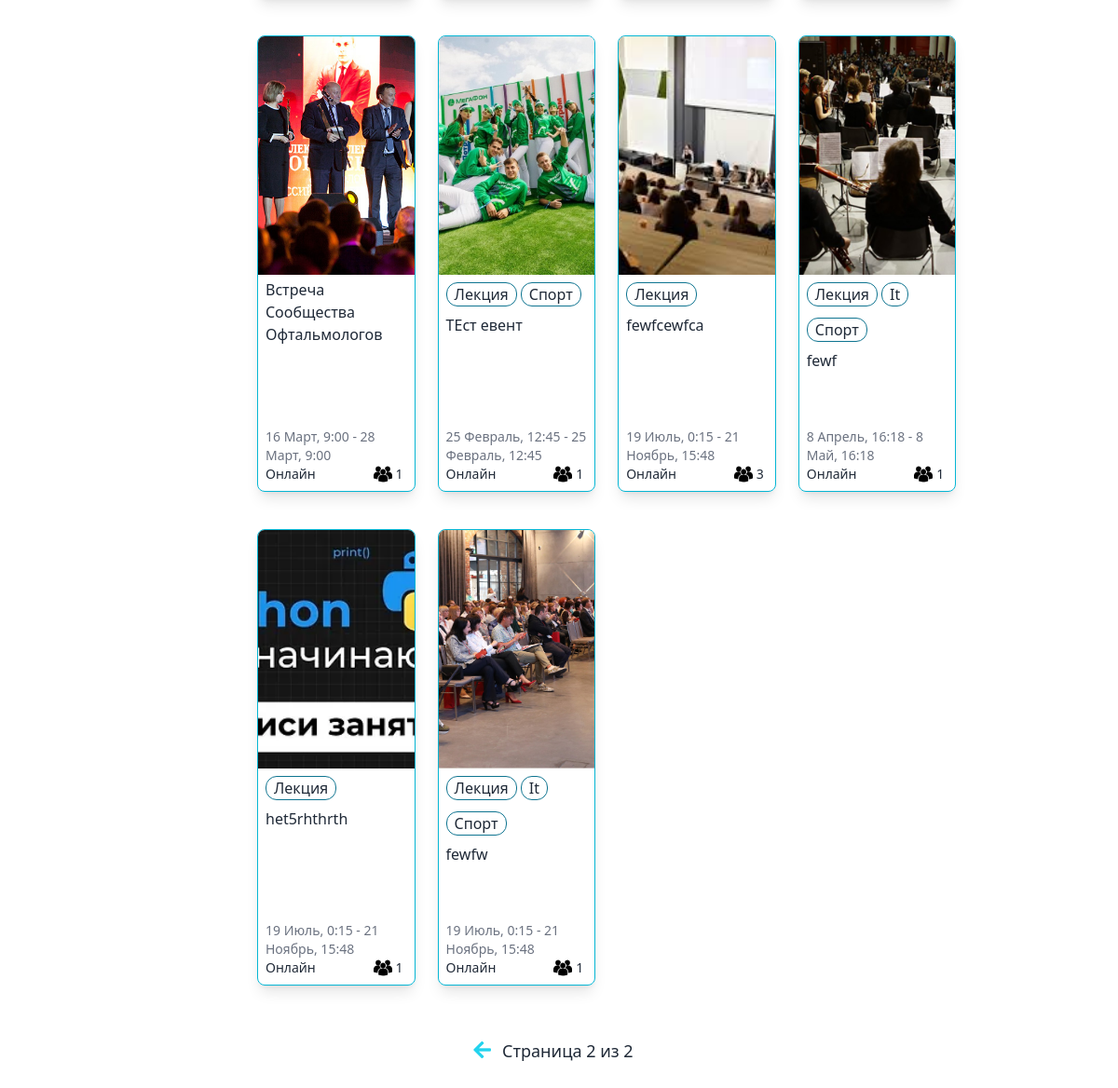
The app's page /events?page=2 (lower part), older data.
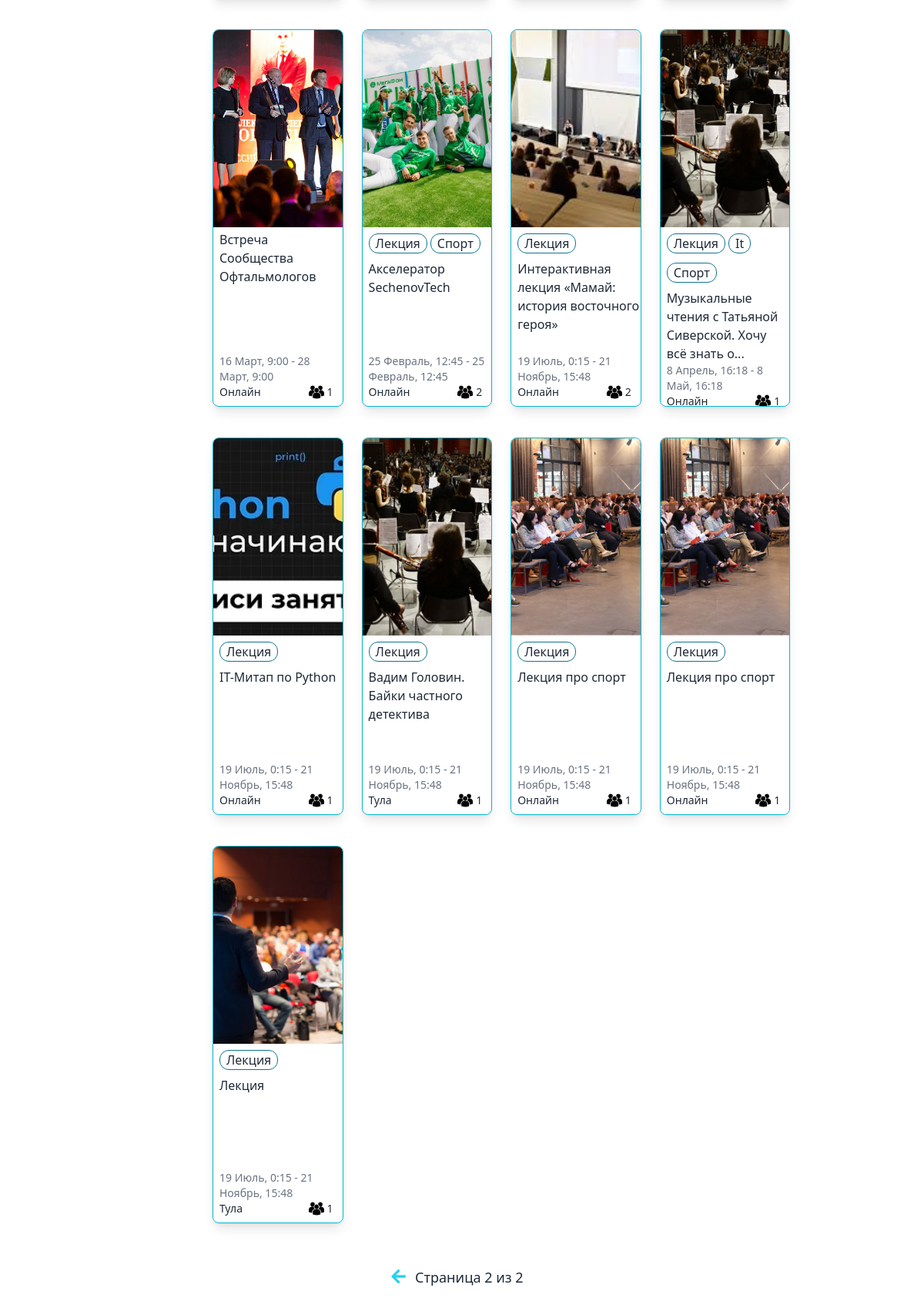
The same page, newer data.
### events/models.py (models this page shows, shortened)
class Event(core_models.TimeStampedModel):
    class Meta:
        verbose_name = 'Мероприятие'
        verbose_name_plural = 'Мероприятия'
    title = models.CharField(max_length=100, verbose_name="название")
    description = models.TextField(blank=True, null=True, verbose_name="описание")
    online = models.BooleanField(default=True, verbose_name="онлайн")
    city = models.CharField(max_length=60, null=True, verbose_name="город")
    street = models.CharField(blank=True, null=True, max_length=100, verbose_name="улица")
    time_start = models.DateTimeField(verbose_name="время начала")
    time_end = models.DateTimeField(blank=True, null=True, verbose_name="время конца")
    tags = models.ManyToManyField("Tag", related_name="events", blank=True, verbose_name="теги")
    participants = models.ManyToManyField(
        User, related_name="events", blank=True, verbose_name="участники")
    preview = models.ImageField(upload_to="event_photo", blank=True, null=True, verbose_name="превью")
    host = models.ForeignKey(User, on_delete=models.CASCADE, null=True, verbose_name="организатор")

class Tag(core_models.TimeStampedModel):
    class Meta:
        verbose_name = 'Тег'
        verbose_name_plural = 'Теги'
    title = models.CharField(max_length=30, verbose_name="название")

### events/views.py (the view)
# urls.py: path('events', views.EventListView.as_view(), name="list"),
class EventListView(ListView):
    model = models.Event
    paginate_by = 12
    paginate_orphans = 5
    page_kwarg = "page"
    ordering = "created"
    context_object_name = "events"
    template_name = "events/event_list.html"

### templates/events/event_list.html (shortened to what this page needs)
{% extends 'base.html' %}
{% load static i18n %}
{% block content %}
    <div class="container mx-auto mt-8 pt-5">
        <div class="flex flex-wrap mb-10 ml-16 pl-28">
            {% for event in events  %}
                {% include 'mixins/event/event_card.html' with event=event %}
            {% endfor %}
        </div>
        <div class="flex items-center justify-center mx-auto container pb-10 -mt-6">
            {% if page_obj.has_previous %}
                <a href="?page={{page_obj.previous_page_number}}" class="text-cyan-400">
                    <i class="fas fa-arrow-left fa-lg"></i>
                </a>
            {% endif %}
            <span class="mx-3 font-medium text-lg">
            </span>
        </div>
    </div>
{% endblock content %}

### templates/mixins/event/event_card.html
{% load static %}
<div style="height: 490px" class="w-1/5 overflow-hidden mb-10 mx-3 rounded-lg border border-cyan-500 shadow-lg">
    <div>
        <a href="{% url 'events:detail' event.pk %}">
            {% if event.preview %}
            <div class="w-full h-64 bg-center bg-cover" style="background-image: url({{ event.preview.url }})"></div>
            {% endif %}
        </a>
    </div>
    <div style="height: 14rem" class="ml-2 mb-2 flex flex-col">
        <div class="flex flex-wrap">
            {% for tag in event.tags.all %}
            <div class="border border-cyan-700 rounded-xl mt-2 mb-1 px-2 mr-1">
                {{tag.title}}
            </div>
            {% endfor %}
        </div>
        <div>
        <h4 class="block mt-1">
            {{ event.title }}
        </h4>
        </div>
        <div style="" class="mt-auto text-sm">
            <div class="text-gray-500">
                {{event.time_start|date:"j F, G:i"}} - {{event.time_end|date:"j F, G:i"}}
            </div>
            <div class="flex flex-row">
                {% if event.online %}
                    Онлайн
                {% else %}
                    <span>
                        {{event.city}}
                    </span>
                {% endif %}
                <img class="w-5 h-5 ml-auto" src="{% static 'ppl.png' %}" alt=""/>
                <span class="ml-1 mr-3">
                    {{ event.participants.count }}
                </span>
            </div>
        </div>
    </div>
</div>

Row changes from the older to the newer data that the page shows:
removed Event: preview (picture), title "fewfw", time_start "19 Июль, 0:15", time_end "21 Ноябрь, 15:48", online "Онлайн", participants.count "1", Tag (title "Лекция"), Tag (title "It"), Tag (title "Спорт")
changed Event "25 Февраль, 12:45": title "ТЕст евент" → "Акселератор SechenovTech"; participants.count "1" → "2"
changed Event: title "fewfcewfca" → "Интерактивная лекция «Мамай: история восточного героя»"; participants.count "3" → "2"
changed Event "8 Апрель, 16:18": title "fewf" → "Музыкальные чтения с Татьяной Сиверской. Хочу всё знать о..."
changed Event: title "het5rhthrth" → "IT-Митап по Python"
added Event: preview (picture), title "Вадим Головин. Байки частного детектива", time_start "19 Июль, 0:15", time_end "21 Ноябрь, 15:48", city "Тула", participants.count "1", Tag (title "Лекция")
added Event: preview (picture), title "Лекция про спорт", time_start "19 Июль, 0:15", time_end "21 Ноябрь, 15:48", online "Онлайн", participants.count "1", Tag (title "Лекция")
added Event: preview (picture), title "Лекция про спорт", time_start "19 Июль, 0:15", time_end "21 Ноябрь, 15:48", online "Онлайн", participants.count "1", Tag (title "Лекция")
added Event: preview (picture), title "Лекция", time_start "19 Июль, 0:15", time_end "21 Ноябрь, 15:48", city "Тула", participants.count "1", Tag (title "Лекция")
